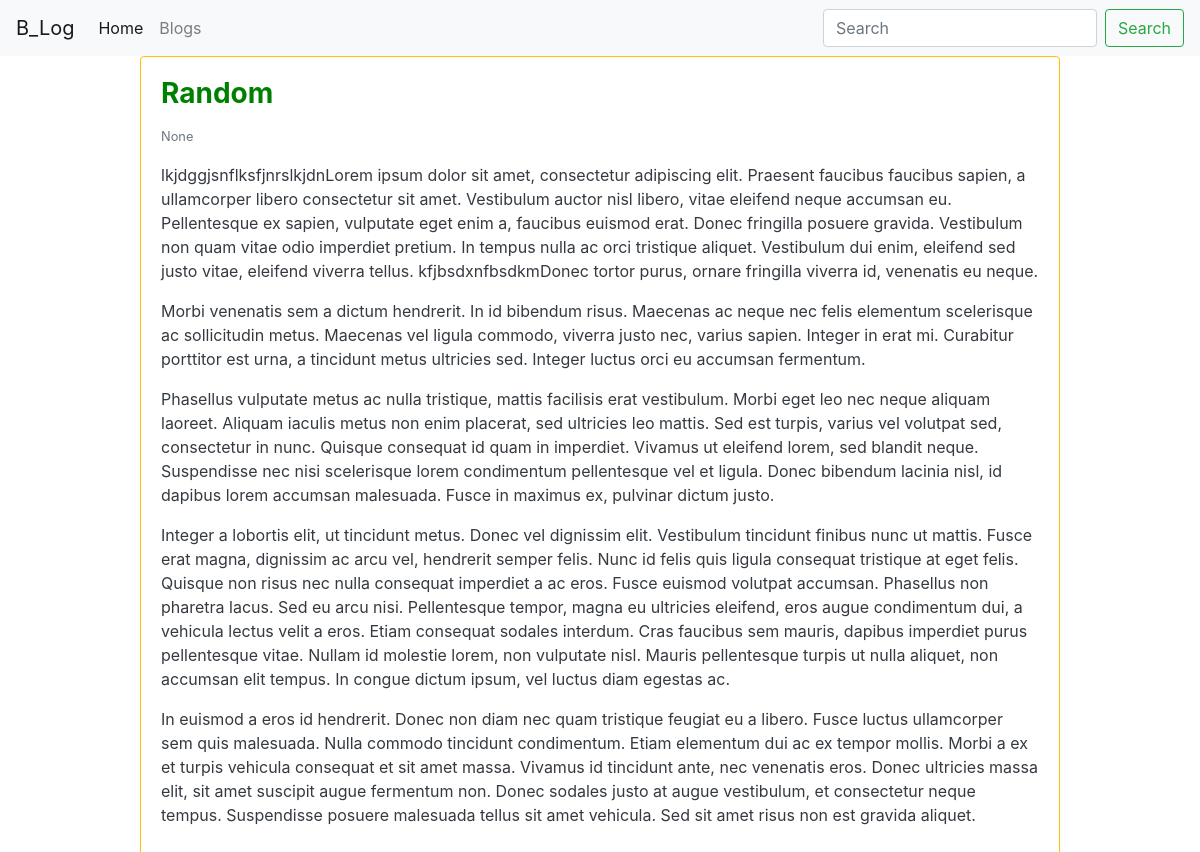
Page /blog/random/ on the committed database.
### blog/models.py (models this page shows)
class BlogPost(models.Model):
	user = models.ForeignKey(User, default = 1, null=True, on_delete = models.SET_NULL)
	image = models.ImageField(upload_to='image/', blank = True, null = True)
	title = models.CharField(max_length = 120)
	slug = models.SlugField(unique=True)
	content = models.TextField(null=True, blank = True)
	publish_date = models.DateTimeField(auto_now = False, auto_now_add = False, null=True, blank=True)
	timestamp = models.DateTimeField(auto_now_add = True)
	updated = models.DateTimeField(auto_now=True)
	objects = BlogPostManager()

### blog/views.py (the view)
# urls.py: path('<str:slug>/', blog_post_detail_view),
def blog_post_detail_view(request, slug):
	obj = get_object_or_404(BlogPost, slug=slug)
	template_name = 'detail.html'
	context = {"object" : obj}
	return render(request, template_name, context)

### blog/models.py (called while the page is built)
	def get_queryset(self):
		return BlogPostQuerySet(self.model, using = self._db)

### blog/templates/detail.html (shortened to what this page needs)
{% extends "base.html" %}
{% block content %}
<div class="row">
	{% include "list_in_line.html" with blog_post=object detail=True %}
</div>
{% endblock %}

### blog/templates/list_in_line.html (shortened to what this page needs)
<div class="col-12 col-md-10 mb-3 mx-auto">
	<div class="card {% if not blog_post.publish_date %} border border-warning text-dark {% endif %}">
		<div class="card-body">
			<h3 class="card-title" style="color: green"><b>{{ blog_post.title }}</b></h3>
			<small class="text-muted">{{ blog_post.publish_date }}</small>
			{% if truncate %}
				<p class="card-text">{{ blog_post.content | linebreaks | truncatewords:22}}</p>
			{% else %}
				<p class="card-text">{{ blog_post.content | linebreaks }}
			{% endif %}
		</div>
	</div>
</div>

### rows in the picture
BlogPost: title "Random", publish_date "None", content "lkjdggjsnflksfjnrslkjdnLorem ipsum dolor sit amet, consectetur adipiscing elit. Praesent faucibus faucibus sapien, a ullamcorper libero consectetur sit amet. Vestibulum auctor nisl libero, vitae eleifend neque accumsan eu. Pellentesque ex sapien, vulputate eget enim a, faucibus euismod erat. Donec fringilla posuere gravida. Vestibulum non quam vitae odio imperdiet pretium. In tempus nulla ac orci tristique aliquet. Vestibulum dui enim, eleifend sed justo vitae, eleifend viverra tellus. kfjbsdxnfbsdkmDonec tortor purus, ornare fringilla viverra id, venenatis eu neque. Morbi venenatis sem a dictum hendrerit. In id bibendum risus. Maecenas ac neque nec felis elementum scelerisque ac…"
